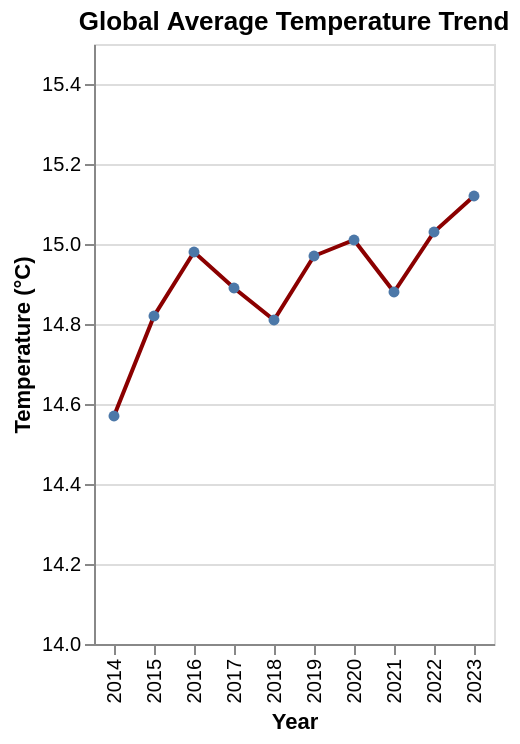

Describe this chart as a Vega-Lite specification.
### Vega-Lite specification from a JSON file in a GitHub repository (floating-point values rounded to 4 significant figures)
{"$schema": "https://vega.github.io/schema/vega-lite/v5.json", "description": "Global temperature trend", "data": {"values": [{"year": "2014", "temp": 14.57}, {"year": "2015", "temp": 14.82}, {"year": "2016", "temp": 14.98}, {"year": "2017", "temp": 14.89}, {"year": "2018", "temp": 14.81}, {"year": "2019", "temp": 14.97}, {"year": "2020", "temp": 15.01}, {"year": "2021", "temp": 14.88}, {"year": "2022", "temp": 15.03}, {"year": "2023", "temp": 15.12}]}, "mark": {"type": "line", "point": true, "strokeWidth": 2, "color": "darkred"}, "encoding": {"x": {"field": "year", "type": "ordinal", "axis": {"title": "Year"}}, "y": {"field": "temp", "type": "quantitative", "axis": {"title": "Temperature (°C)"}, "scale": {"domain": [14, 15.5]}}, "tooltip": [{"field": "year", "type": "ordinal"}, {"field": "temp", "type": "quantitative", "title": "Temp (°C)", "format": ".2f"}]}, "title": "Global Average Temperature Trend"}
